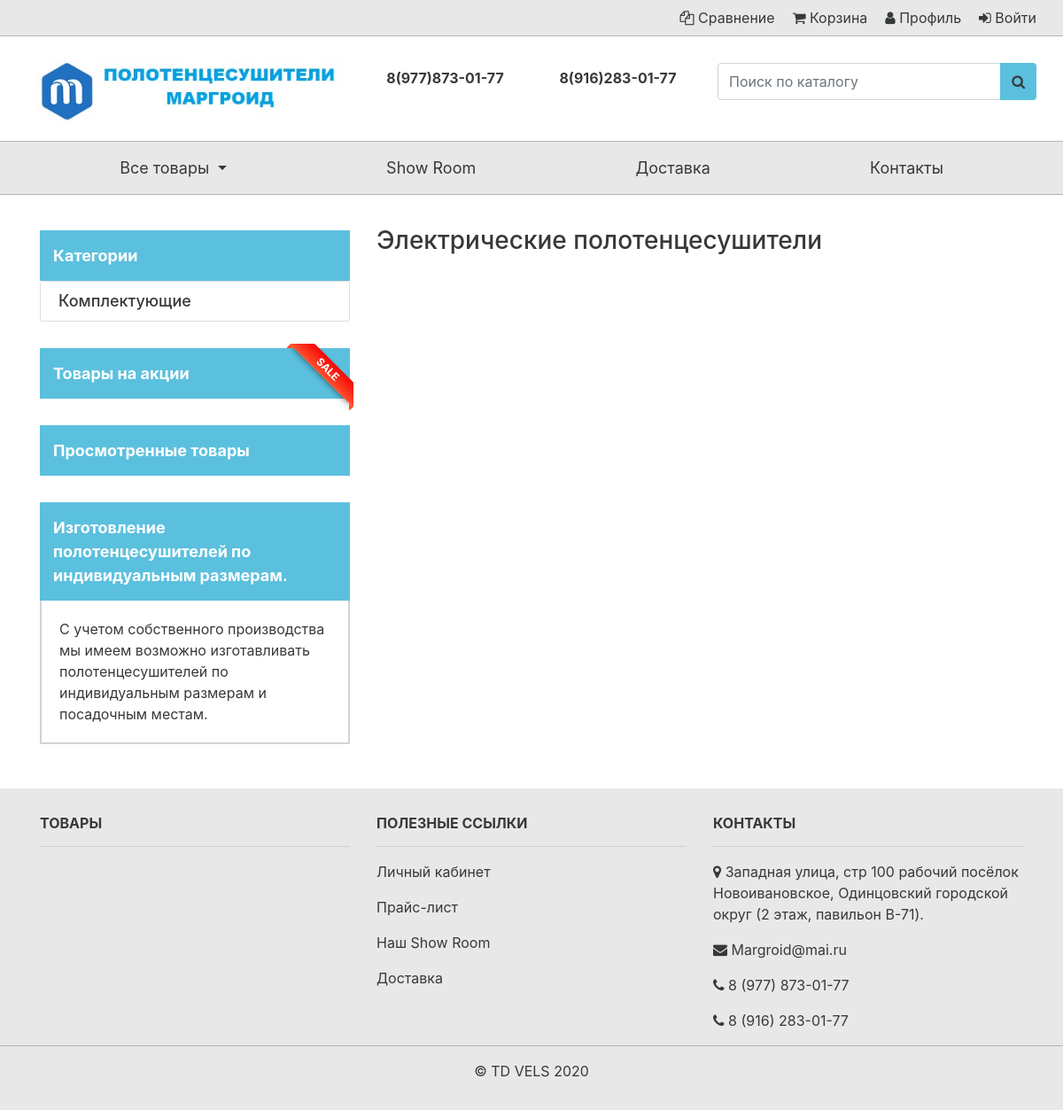
Page /catalog/elektricheskie-polotencesushiteli/ on the earlier database version.
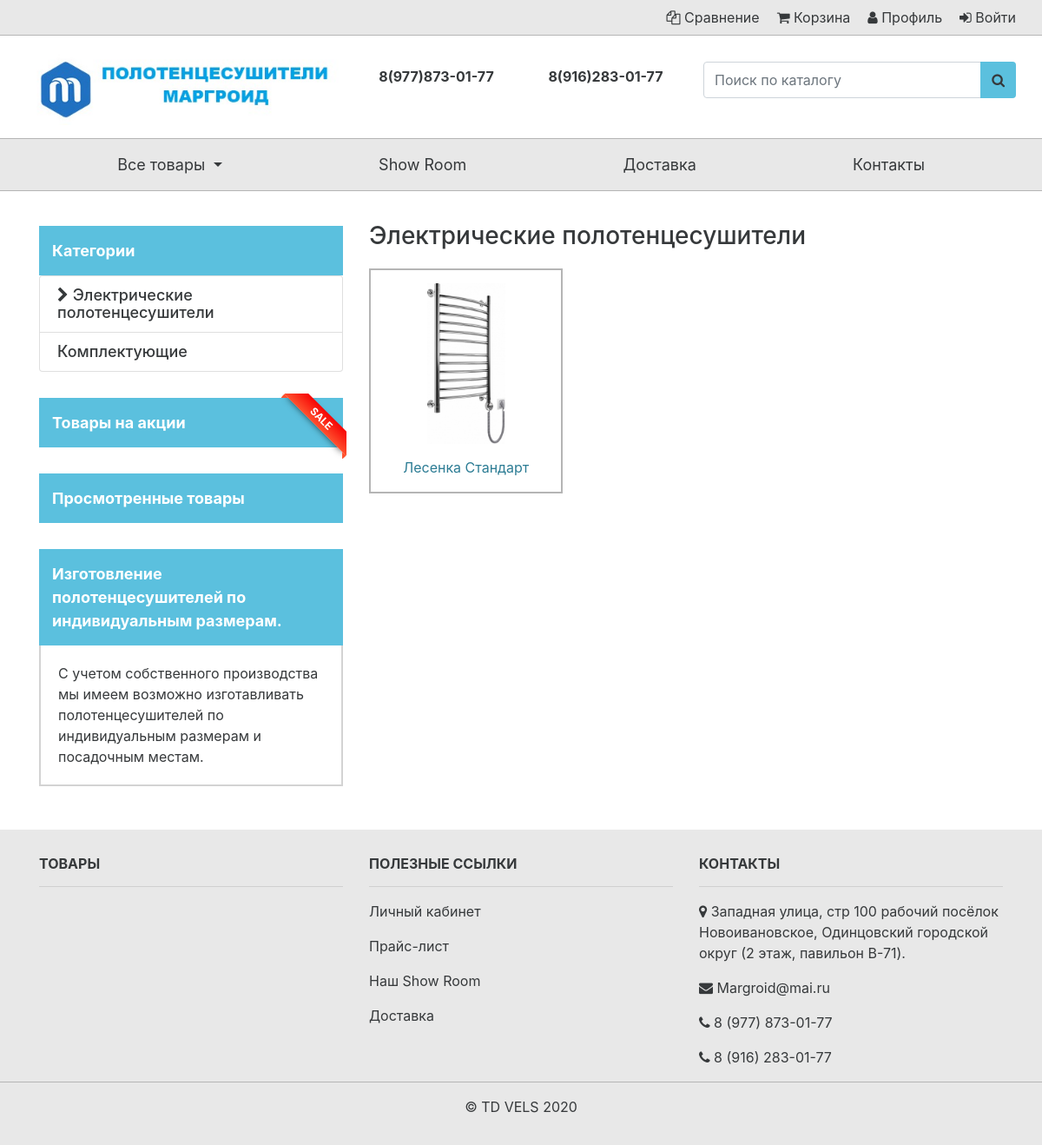
Same page on the later database version.
### home/models.py (models this page shows, shortened)
class Header(models.Model):
    name_element = models.CharField(max_length=100,
                                    help_text='название элемента, до 100 символов',
                                    default='Шапка сайта',
                                    verbose_name='Название элемента')
    header_logo = models.ImageField(blank=False,
                                    upload_to='logo/',
                                    help_text='изображение может обрезаться',
                                    verbose_name='Логотип сайта')
    alt_logo_header = models.CharField(max_length=100,
                                       blank=True,
                                       help_text='Атрибут ALT для SEO, до 100 символов',
                                       verbose_name='Атрибут ALT для логотипа')
    phone_one = models.CharField(max_length=20,
                                 blank=True,
                                 help_text='пишется ф формате: +7(999)-888-6655',
                                 verbose_name='Номер телефона 1')
    phone_two = models.CharField(max_length=20,
                                 blank=True,
                                 help_text='пишется ф формате: +7(999)-888-6655',
                                 verbose_name='Номер телефона 2')
    class Meta:
        verbose_name = '02: Шапка сайта: настройки'
        verbose_name_plural = '02: Шапка сайта: настройки'

### product/models.py (models this page shows, shortened)
class Category(models.Model):
    name = models.CharField(max_length=100,
                            help_text='длина до 100 символов',
                            verbose_name='Название категории')
    title = models.CharField(max_length=200,
                             blank=True,
                             null=True,
                             help_text='длина до 200 символов',
                             verbose_name='SEO Title')
    description = models.CharField(max_length=450,
                                   blank=True,
                                   null=True,
                                   help_text='длина до 450 символов',
                                   verbose_name='SEO Description')
    image = models.ImageField(upload_to='category_images',
                              null=True,
                              verbose_name='Изображение категории')
    slug = models.SlugField(max_length=100,
                            help_text='длина на латинице до 100 символов',
                            verbose_name='URL-адрес')
    subtype = models.ManyToManyField(CategoryChild,
                                     blank=True,
                                     verbose_name='Подкатегории')
    class Meta:
        verbose_name = '01: Категория'
        verbose_name_plural = '01: Категории'
    def __str__(self):
        return self.name

class CategoryChild(models.Model):
    name = models.CharField(max_length=100,
                            help_text='длина до 100 символов',
                            verbose_name='Название подкатегории')
    title = models.CharField(max_length=200,
                             blank=True,
                             null=True,
                             help_text='длина до 200 символов',
                             verbose_name='SEO Title')
    description = models.CharField(max_length=450,
                                   blank=True,
                                   null=True,
                                   help_text='длина до 450 символов',
                                   verbose_name='SEO Description')
    image = models.ImageField(upload_to='category_images',
                              null=True,
                              verbose_name='Изображение')
    slug = models.SlugField(max_length=100,
                            help_text='длина до 100 символов',
                            verbose_name='URL-адрес')
    class Meta:
        verbose_name = '02: Подкатегория'
        verbose_name_plural = '02: Подкатегории'

### product/views.py (the view)
# urls.py: path('<slug:category_slug>/', CategoryPage.as_view(), name='category_detail_view'),
class CategoryPage(View):
    def get(self, request, category_slug):
        cart, cart_objects_count = get_users_cart(request)
        if category_slug == 'komplektuyushie':
            category_products = Product.objects.filter(slug=category_slug)
        else:
            category_products = Category.objects.get(slug=category_slug)
        current_category = Category.objects.get(slug=category_slug)
        categories = Category.objects.all()
        products_on_sale = Product.objects.filter(on_sale=True)[:4]
        compare_list = request.session.get('comparison_list', 0)
        compare_list_count = len(compare_list) if compare_list else 0
        context = {
            'categories': categories,
            'products_on_sale': products_on_sale,
            'category_products': category_products,
            'current_category': current_category,
            'watched_products': get_watched_products(request.session.get('watched_products', None)),
            'comparison_list': compare_list_count,
            'cart_items_count': cart_objects_count,
        }
        return render(request, 'product/category_detail.html', context)

### home/templatetags/header_tags.py (called while the page is built)
@register.inclusion_tag('layouts/header.html')
def header_elements():
    header_elem = Header.objects.all()
    return {'header_elem': header_elem, }

### utils/functions_products_cart.py (called while the page is built)
def get_users_cart(request, was_item_added=False):
    try:
        cart_id = request.session['cart_id']
        cart = Cart.objects.get(id=cart_id)
        request.session['total'] = cart.products.count()
    except:
        if not was_item_added:
            return (None, 0)
        else:
            cart = Cart()
            cart.save()
            cart_id = cart.id
            request.session['cart_id'] = cart_id
            cart = Cart.objects.get(id=cart_id)
    return (cart, len(cart.products.all()))

def get_watched_products(session_list):
    if session_list is None:
        return None
    result = []
    for product_id in session_list:
        product = Product.objects.get(id=int(product_id))
        result.append(product)
    return result

### templates/product/category_detail.html (shortened to what this page needs)
{% extends 'layouts/base.html' %}
{% load static %}
{% block content %}
<div class="container">
	<div class="row">
		{% include 'widgets/left-info-menu.html' with start_width=4 caption_width=9 %}
		<div class="col-xl-8 col-md-8 category-detail">
			<h1>{{ current_category }}</h1>
			<div class="row">
				{% for subcategory in category_products.subtype.all reversed %}
				<div class="col-xl-4 col-lg-6">
					<div class="category-detail-item">
						<a href="{% url 'product:subcategory_detail_view' current_category.slug subcategory.slug %}"><img alt="{{ subcategory.name }}" src="{{ subcategory.image.url }}" height="200"></a>
						<p><a href="{% url 'product:subcategory_detail_view' current_category.slug subcategory.slug %}">{{ subcategory.name }}</a></p>
					</div>
				</div>
				{% endfor %}
			</div>
		</div>
	</div>
</div>
{% endblock content %}

### templates/layouts/header.html
{% for header in header_elem %}
<div class="col-xl-4 col-lg-4 col-md-4 col-sm-7" id="logo-block">
    <a href="{% url 'home:home-page' %}"><img alt="{{ header.alt_logo_header }}" src="{{ header.header_logo.url }}" class="img-fluid"></a>
</div>
<div style="padding: 0;" align="center" class="col-xl-2 col-lg-2 col-md-3 col-sm-6 phone-number"><b>{{ header.phone_one }}</b></div>
<div style="padding: 0;" align="center" class="col-xl-2 col-lg-2 col-md-3 col-sm-6 phone-number"><b>{{ header.phone_two }}</b></div>
{% endfor %}

### templates/widgets/left-info-menu.html (shortened to what this page needs)
<div class="col-md-{{ start_width }}" id="left-side-menu">
	<p class="menu-header">Категории</p>
	<div id="menu-categories">
		{% for category in categories %}
		{% if category.subtype.all %}
		<a href="#{{ category.id }}" class="list-group-item" data-toggle="collapse" data-parent="#menu-categories">
			{% if category.subtype.all %}
			<i class="fa fa-chevron-right" aria-hidden="true"></i>
			{% endif %}
			{{ category.name }}
		</a>
		{% else %}
		<a href="{% url 'components:components_view' %}" data-toggle="no-collapse" class="list-group-item">Комплектующие</a>
		{% endif %}
		{% endfor %}
	</div>
	<div id="menu-on-sale-wrapper">
		<div class="ribbon"><span>SALE</span></div>
		<p class="menu-header">Товары на акции</p>
	</div>
	<div id="menu-watched-products-wrapper">
		<p class="menu-header">Просмотренные товары</p>
	</div>
	<p class="menu-header">Изготовление полотенцесушителей по индивидуальным размерам.</p>
	<p class="left-menu-bottom">С учетом собственного производства мы имеем возможно изготавливать полотенцесушителей по индивидуальным размерам и посадочным местам.</p>
</div>

Differences in the rows shown:
shown differently, row unchanged: Category "Электрические полотенцесушители": name (not shown) → "Электрические полотенцесушители"; no longer shows "Комплектующие"
added Category: shows "Комплектующие"
now on this page (row unchanged): CategoryChild: image (picture), name "Лесенка Стандарт"
